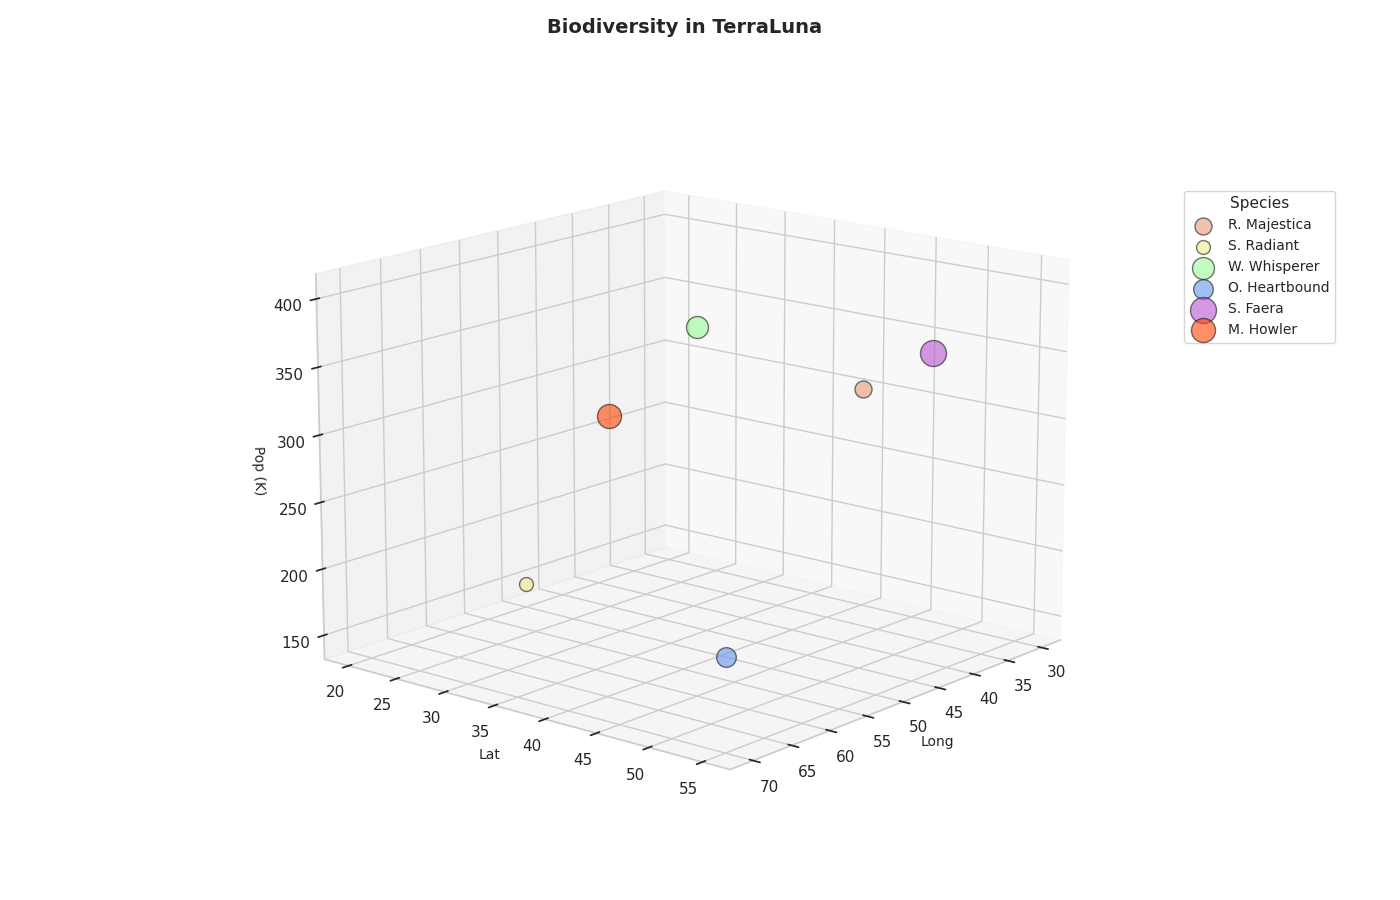

Recreate this plot in Python.
import matplotlib.pyplot as plt
import numpy as np
from mpl_toolkits.mplot3d import Axes3D

species_names = ['R. Majestica', 'S. Radiant', 'W. Whisperer', 
                 'O. Heartbound', 'S. Faera', 'M. Howler']

species_data = [
    [30, 40, 300, 150],  # R. Majestica
    [50, 20, 150, 100],  # S. Radiant
    [60, 45, 400, 250],  # W. Whisperer
    [70, 55, 200, 200],  # O. Heartbound
    [35, 50, 350, 350],  # S. Faera
    [45, 25, 280, 300]   # M. Howler
]

longitudes = [data[0] for data in species_data]
latitudes = [data[1] for data in species_data]
populations = [data[2] for data in species_data]
impacts = [data[3] for data in species_data]

# New colors for the plot
colors = ['#E9967A', '#F0E68C', '#98FB98', '#6495ED', '#BA55D3', '#FF4500']

fig = plt.figure(figsize=(14, 9))
ax = fig.add_subplot(111, projection='3d')

for i, species in enumerate(species_names):
    ax.scatter(longitudes[i], latitudes[i], populations[i], s=impacts[i], c=colors[i], label=species, alpha=0.6, edgecolors='k')

ax.set_xlabel('Long', fontsize=10)
ax.set_ylabel('Lat', fontsize=10)
ax.set_zlabel('Pop (K)', fontsize=10)
ax.set_title('Biodiversity in TerraLuna', fontsize=14, fontweight='bold', pad=20)

ax.legend(title="Species", loc='upper left', fontsize=10, title_fontsize='11', bbox_to_anchor=(1.1, 0.85))
ax.view_init(elev=15, azim=40)

plt.tight_layout()
plt.show()
